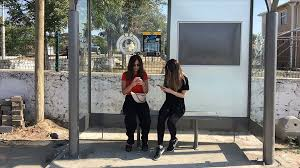
#> input picture Project_version-App/test4.jpg, 300 x 168 px
$ python change_detector.py ../Project_version-App/test4.jpg ../Project_version-App/App.jpg
#> lines starting #> are read from the running program, lines starting #| are printed output that depends on the picture; after the words box and inside, x2 and y2 are one past the last pixel; in counts of white or black regions, pixels touching at a corner belong together
import sys
import cv2
import numpy as np

def compare_images(image1_path, image2_path, threshold=20):
    # 1) Fotoğrafları oku (gri tonlamalı)
#> called with image1_path = '../Project_version-App/test4.jpg', image2_path = '../Project_version-App/App.jpg', threshold = 20
    img1 = cv2.imread(image1_path, cv2.IMREAD_GRAYSCALE)
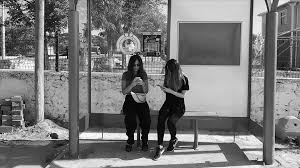
#> img1: shape (168, 300); min 0, max 255, mean 121.7
    img2 = cv2.imread(image2_path, cv2.IMREAD_GRAYSCALE)
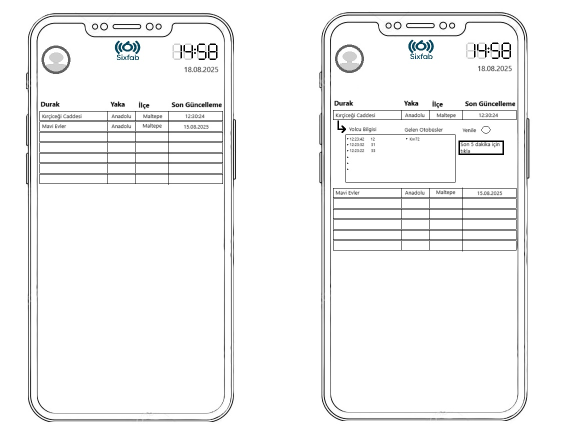
#> input picture Project_version-App/App.jpg, 1122 x 878 px (shown at 1/2 size)
#> img2: shape (878, 1122); min 0, max 255, mean 244

    if img1 is None or img2 is None:
        print("0")
        return

    # 2) Fotoğraf boyutlarını eşitle
    if img1.shape != img2.shape:
        img2 = cv2.resize(img2, (img1.shape[1], img1.shape[0]))
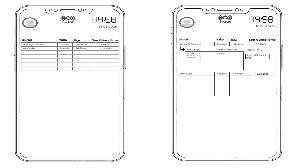
#> img2: shape (168, 300); min 0, max 255, mean 246.5

    # 3) Farkı al
    diff = cv2.absdiff(img1, img2)
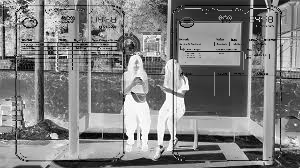
#> diff: shape (168, 300); min 0, max 255, mean 128.3

    # 4) Gürültü azaltma (küçük farkları temizlemek için)
    blur = cv2.GaussianBlur(diff, (5, 5), 0)
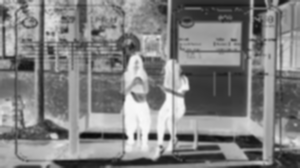
#> blur: shape (168, 300); min 9, max 249, mean 128.3

    # 5) İkili maske (threshold)
    _, thresh_img = cv2.threshold(blur, 25, 255, cv2.THRESH_BINARY)
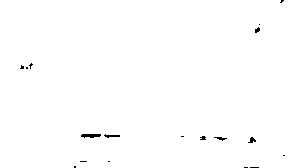
#> thresh_img: shape (168, 300); 99.5% white; black in thin lines or dots, all inside (x1, y1, x2, y2) = (20, 0, 285, 168)

    # 6) Beyaz piksel sayısı (fark miktarı)
    diff_pixels = np.sum(thresh_img == 255)
#> diff_pixels = 50149
    total_pixels = img1.shape[0] * img1.shape[1]
#> total_pixels = 50400
    diff_percentage = (diff_pixels / total_pixels) * 100
#> diff_percentage = 99.5

    # 7) Threshold kontrolü
    if diff_percentage > threshold:
        print("1")  # değişim var
    else:
        print("0")  # değişim yok

if __name__ == "__main__":
    if len(sys.argv) < 3:
        print("0")
        sys.exit(0)

    image1_path = sys.argv[1]
    image2_path = sys.argv[2]
    # Default threshold: 30 (%)
    compare_images(image1_path, image2_path, threshold=20)
